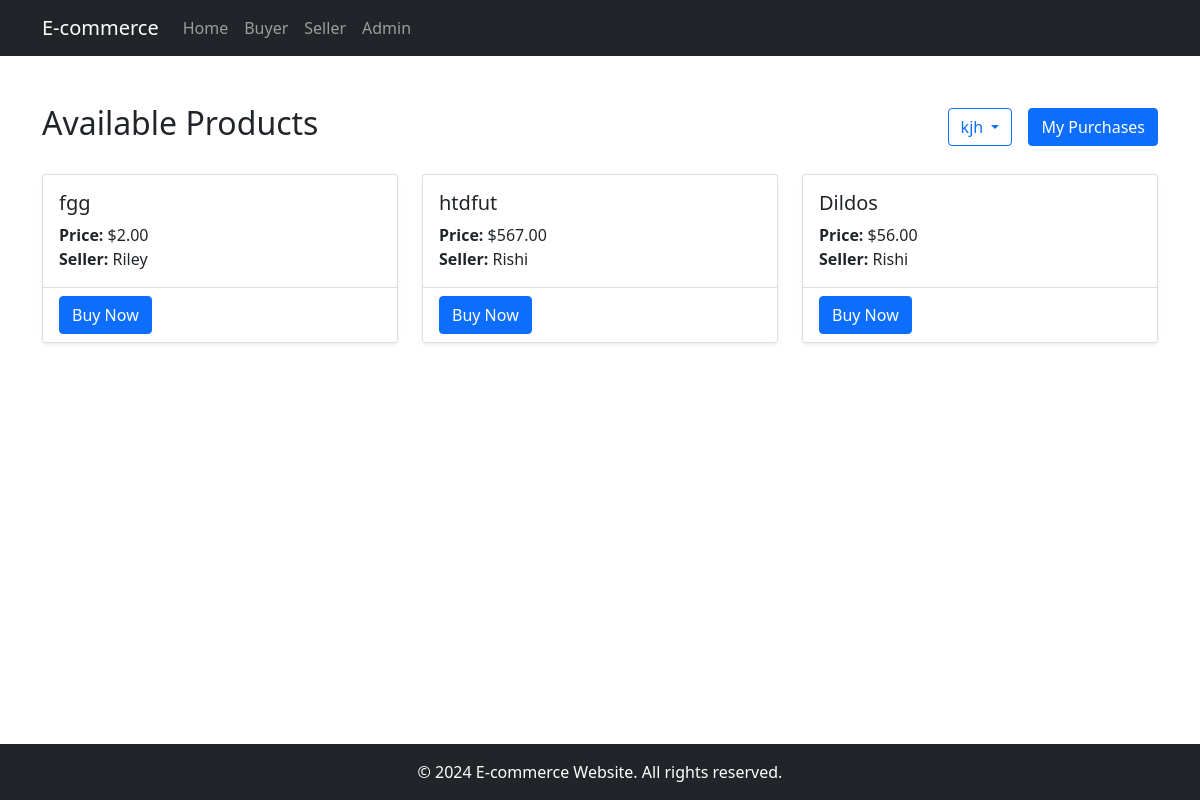
Screenshot of /buyer with the database file from the repository.
### app.py (models this page shows)
class User(db.Model):
    id = db.Column(db.Integer, primary_key=True)
    username = db.Column(db.String(50), unique=True, nullable=False)
    role = db.Column(db.String(10), nullable=False)  # 'buyer', 'seller', 'admin'
    products = db.relationship('Product', backref='seller', lazy=True)
    orders = db.relationship('Order', backref='buyer', lazy=True)
    activities = db.relationship('Activity', backref='user', lazy=True)

class Product(db.Model):
    id = db.Column(db.Integer, primary_key=True)
    name = db.Column(db.String(100), nullable=False)
    price = db.Column(db.Float, nullable=False)
    seller_id = db.Column(db.Integer, db.ForeignKey('user.id'), nullable=False)
    orders = db.relationship('Order', backref='product', lazy=True)
    activities = db.relationship('Activity', backref='product', lazy=True)

### app.py (the view)
@app.route("/buyer")
def buyer():
    buyers = User.query.filter_by(role='buyer').all()
    selected_buyer_id = request.args.get('buyer_id', type=int)
    if not selected_buyer_id and buyers:
        selected_buyer_id = buyers[0].id
    products = Product.query.join(User).all()
    return render_template("buyer.html",
                         products=products,
                         buyers=buyers,
                         selected_buyer_id=selected_buyer_id)

### templates/buyer.html (shortened to what this page needs)
{% extends "base.html" %}
{% block content %}
<div class="container mt-5">
    <div class="d-flex justify-content-between align-items-center mb-4">
        <h2>Available Products</h2>
        <div class="d-flex align-items-center gap-3">
            <div class="dropdown">
                <button class="btn btn-outline-primary dropdown-toggle" type="button" id="buyerSelector" data-bs-toggle="dropdown" aria-expanded="false">
                    {% if selected_buyer_id %}
                        {% for buyer in buyers %}
                            {% if buyer.id == selected_buyer_id %}
                                {{ buyer.username }}
                            {% endif %}
                        {% endfor %}
                    {% else %}
                        Select Buyer
                    {% endif %}
                </button>
            </div>
            <a href="{{ url_for('catalog', buyer_id=selected_buyer_id) }}" class="btn btn-primary">
                 My Purchases
            </a>
        </div>
    </div>
    {% if not selected_buyer_id %}
        <div class="alert alert-warning">
            Please select a buyer to start shopping.
        </div>
    {% else %}
        <div class="row">
            {% if products %}
                {% for product in products %}
                <div class="col-md-4 mb-4">
                    <div class="card h-100 shadow-sm">
                        <div class="card-body">
                            <h5 class="card-title">{{ product.name }}</h5>
                            <p class="card-text">
                                <strong>Price:</strong> ${{ "%.2f"|format(product.price) }}<br>
                                <strong>Seller:</strong> {{ product.seller.username }}
                            </p>
                        </div>
                        <div class="card-footer bg-transparent">
                            <form action="{{ url_for('purchase_product', product_id=product.id, buyer_id=selected_buyer_id) }}" method="POST" class="d-inline">
                                <button type="submit" class="btn btn-primary">
                                     Buy Now
                                </button>
                            </form>
                        </div>
                    </div>
                </div>
                {% endfor %}
            {% else %}
                <div class="col-12">
                    <div class="alert alert-info">
                        No products available at the moment.
                    </div>
                </div>
            {% endif %}
        </div>
    {% endif %}
</div>
{% endblock %}

### templates/base.html (style rules this page uses)
body { min-height: 100vh; display: flex; flex-direction: column; }
.container { flex: 1; }

### rows the page displays
User: username "kjh"
Product: name "fgg", price "2.00", seller.username "Riley"
Product: name "htdfut", price "567.00", seller.username "Rishi"
Product: name "Dildos", price "56.00", seller.username "Rishi"
